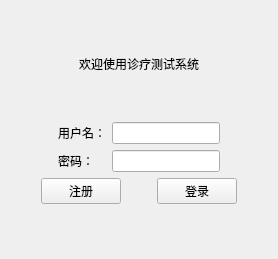
<?xml version="1.0" encoding="UTF-8"?>
<ui version="4.0">
 <class>LoginView</class>
 <widget class="QWidget" name="LoginView">
  <property name="geometry">
   <rect>
    <x>0</x>
    <y>0</y>
    <width>278</width>
    <height>259</height>
   </rect>
  </property>
  <property name="windowTitle">
   <string>登录</string>
  </property>
  <layout class="QGridLayout" name="gridLayout">
   <item row="0" column="0">
    <layout class="QVBoxLayout" name="verticalLayout_2">
     <item>
      <spacer name="verticalSpacer_5">
       <property name="orientation">
        <enum>Qt::Vertical</enum>
       </property>
       <property name="sizeHint" stdset="0">
        <size>
         <width>20</width>
         <height>40</height>
        </size>
       </property>
      </spacer>
     </item>
     <item>
      <widget class="QLabel" name="label">
       <property name="text">
        <string>欢迎使用诊疗测试系统</string>
       </property>
       <property name="alignment">
        <set>Qt::AlignCenter</set>
       </property>
      </widget>
     </item>
     <item>
      <spacer name="verticalSpacer_4">
       <property name="orientation">
        <enum>Qt::Vertical</enum>
       </property>
       <property name="sizeHint" stdset="0">
        <size>
         <width>20</width>
         <height>40</height>
        </size>
       </property>
      </spacer>
     </item>
     <item>
      <layout class="QHBoxLayout" name="horizontalLayout_4">
       <item>
        <spacer name="horizontalSpacer_2">
         <property name="orientation">
          <enum>Qt::Horizontal</enum>
         </property>
         <property name="sizeHint" stdset="0">
          <size>
           <width>40</width>
           <height>20</height>
          </size>
         </property>
        </spacer>
       </item>
       <item>
        <layout class="QVBoxLayout" name="verticalLayout">
         <item>
          <layout class="QHBoxLayout" name="horizontalLayout">
           <item>
            <widget class="QLabel" name="label_2">
             <property name="text">
              <string>用户名：</string>
             </property>
            </widget>
           </item>
           <item>
            <widget class="QLineEdit" name="inputUserName">
             <property name="sizePolicy">
              <sizepolicy hsizetype="Fixed" vsizetype="Fixed">
               <horstretch>0</horstretch>
               <verstretch>0</verstretch>
              </sizepolicy>
             </property>
             <property name="maximumSize">
              <size>
               <width>130</width>
               <height>16777215</height>
              </size>
             </property>
            </widget>
           </item>
          </layout>
         </item>
         <item>
          <layout class="QHBoxLayout" name="horizontalLayout_2">
           <item>
            <widget class="QLabel" name="label_3">
             <property name="text">
              <string>密码：</string>
             </property>
            </widget>
           </item>
           <item>
            <widget class="QLineEdit" name="inputUserPassword">
             <property name="sizePolicy">
              <sizepolicy hsizetype="Fixed" vsizetype="Fixed">
               <horstretch>0</horstretch>
               <verstretch>0</verstretch>
              </sizepolicy>
             </property>
             <property name="maximumSize">
              <size>
               <width>130</width>
               <height>16777215</height>
              </size>
             </property>
            </widget>
           </item>
          </layout>
         </item>
        </layout>
       </item>
       <item>
        <spacer name="horizontalSpacer_3">
         <property name="orientation">
          <enum>Qt::Horizontal</enum>
         </property>
         <property name="sizeHint" stdset="0">
          <size>
           <width>37</width>
           <height>17</height>
          </size>
         </property>
        </spacer>
       </item>
      </layout>
     </item>
     <item>
      <layout class="QHBoxLayout" name="horizontalLayout_5">
       <item>
        <spacer name="horizontalSpacer_4">
         <property name="orientation">
          <enum>Qt::Horizontal</enum>
         </property>
         <property name="sizeHint" stdset="0">
          <size>
           <width>40</width>
           <height>20</height>
          </size>
         </property>
        </spacer>
       </item>
       <item>
        <layout class="QHBoxLayout" name="horizontalLayout_3">
         <item>
          <widget class="QPushButton" name="btSignUp">
           <property name="text">
            <string>注册</string>
           </property>
          </widget>
         </item>
         <item>
          <spacer name="horizontalSpacer">
           <property name="orientation">
            <enum>Qt::Horizontal</enum>
           </property>
           <property name="sizeHint" stdset="0">
            <size>
             <width>40</width>
             <height>20</height>
            </size>
           </property>
          </spacer>
         </item>
         <item>
          <widget class="QPushButton" name="btLogIn">
           <property name="text">
            <string>登录</string>
           </property>
          </widget>
         </item>
        </layout>
       </item>
       <item>
        <spacer name="horizontalSpacer_5">
         <property name="orientation">
          <enum>Qt::Horizontal</enum>
         </property>
         <property name="sizeHint" stdset="0">
          <size>
           <width>40</width>
           <height>20</height>
          </size>
         </property>
        </spacer>
       </item>
      </layout>
     </item>
     <item>
      <spacer name="verticalSpacer">
       <property name="orientation">
        <enum>Qt::Vertical</enum>
       </property>
       <property name="sizeHint" stdset="0">
        <size>
         <width>20</width>
         <height>40</height>
        </size>
       </property>
      </spacer>
     </item>
    </layout>
   </item>
  </layout>
 </widget>
 <resources/>
 <connections/>
</ui>
